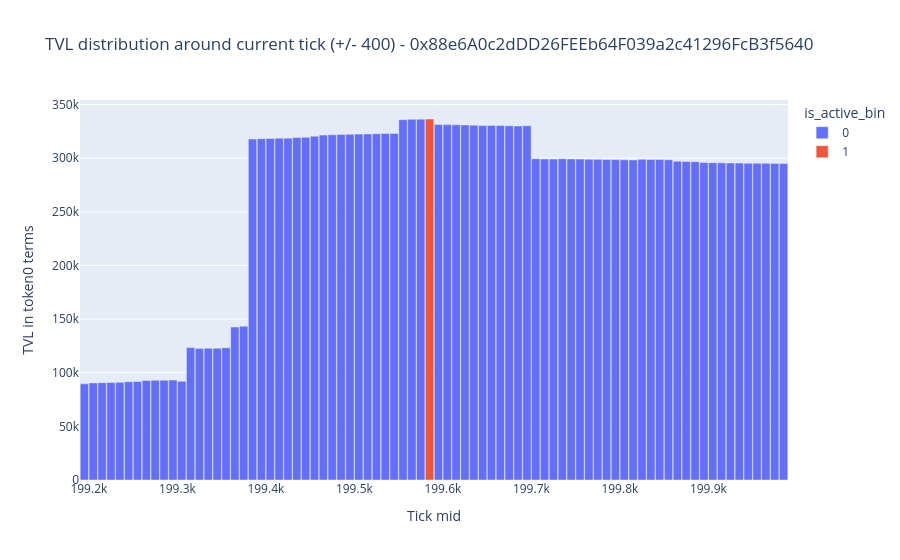

Notebook cell for this chart:
### Code cell
if PLOTLY_AVAILABLE and not local_distribution.empty:
    fig = px.bar(
        local_distribution,
        x='tick_mid',
        y='tvl_token0',
        color=local_distribution['is_active_bin'].astype(str),
        title=f'TVL distribution around current tick (+/- {TICK_WINDOW}) - {POOL}',
        labels={'tick_mid': 'Tick mid', 'tvl_token0': 'TVL in token0 terms', 'color': 'is_active_bin'},
    )
    fig.update_layout(bargap=0.05)
    fig.show()
else:
    print('Plotly unavailable or local_distribution is empty.')
